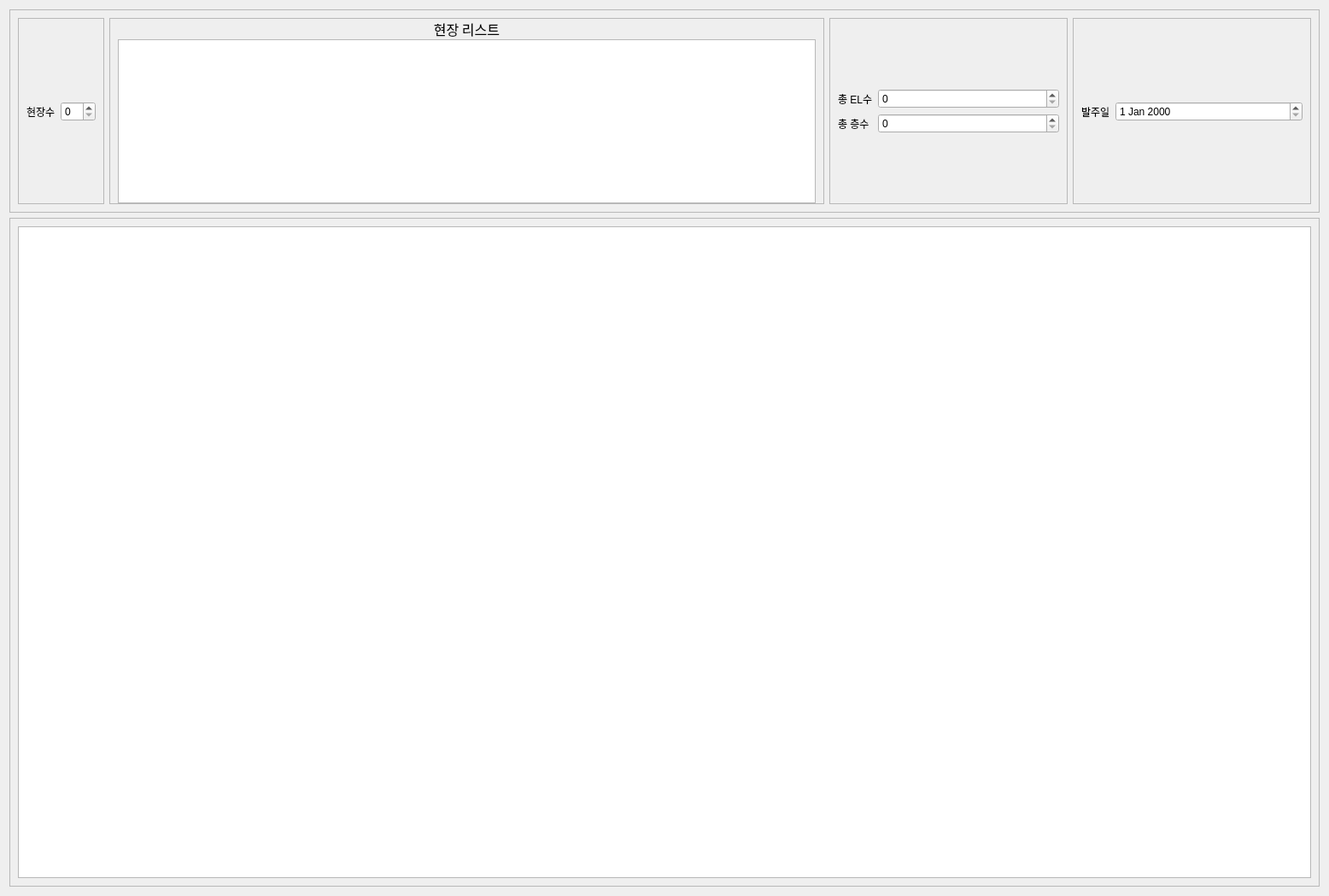
<?xml version="1.0" encoding="UTF-8"?>
<ui version="4.0">
 <class>Form</class>
 <widget class="QWidget" name="Form">
  <property name="geometry">
   <rect>
    <x>0</x>
    <y>0</y>
    <width>1556</width>
    <height>1049</height>
   </rect>
  </property>
  <property name="windowTitle">
   <string>Form</string>
  </property>
  <layout class="QVBoxLayout" name="vLayout_main">
   <item>
    <widget class="QFrame" name="frame_head">
     <property name="sizePolicy">
      <sizepolicy hsizetype="Preferred" vsizetype="Preferred">
       <horstretch>0</horstretch>
       <verstretch>0</verstretch>
      </sizepolicy>
     </property>
     <property name="frameShape">
      <enum>QFrame::StyledPanel</enum>
     </property>
     <property name="frameShadow">
      <enum>QFrame::Raised</enum>
     </property>
     <layout class="QHBoxLayout" name="hLayout_Frame_Head">
      <item>
       <widget class="QFrame" name="frame_30">
        <property name="frameShape">
         <enum>QFrame::StyledPanel</enum>
        </property>
        <property name="frameShadow">
         <enum>QFrame::Raised</enum>
        </property>
        <layout class="QVBoxLayout" name="verticalLayout_20">
         <property name="topMargin">
          <number>0</number>
         </property>
         <property name="bottomMargin">
          <number>0</number>
         </property>
         <item>
          <layout class="QFormLayout" name="formLayout_11">
           <property name="formAlignment">
            <set>Qt::AlignLeading|Qt::AlignLeft|Qt::AlignVCenter</set>
           </property>
           <property name="verticalSpacing">
            <number>0</number>
           </property>
           <item row="0" column="1">
            <widget class="QSpinBox" name="spinBox"/>
           </item>
           <item row="0" column="0">
            <widget class="QLabel" name="label_2">
             <property name="text">
              <string>현장수</string>
             </property>
            </widget>
           </item>
          </layout>
         </item>
        </layout>
       </widget>
      </item>
      <item>
       <widget class="QFrame" name="frame_10">
        <property name="sizePolicy">
         <sizepolicy hsizetype="Preferred" vsizetype="Preferred">
          <horstretch>3</horstretch>
          <verstretch>0</verstretch>
         </sizepolicy>
        </property>
        <property name="frameShape">
         <enum>QFrame::StyledPanel</enum>
        </property>
        <property name="frameShadow">
         <enum>QFrame::Raised</enum>
        </property>
        <layout class="QVBoxLayout" name="verticalLayout_7">
         <property name="spacing">
          <number>0</number>
         </property>
         <property name="topMargin">
          <number>0</number>
         </property>
         <property name="bottomMargin">
          <number>0</number>
         </property>
         <item>
          <layout class="QFormLayout" name="formLayout_7">
           <property name="formAlignment">
            <set>Qt::AlignLeading|Qt::AlignLeft|Qt::AlignVCenter</set>
           </property>
           <item row="1" column="1">
            <widget class="QPlainTextEdit" name="plainTextEdit"/>
           </item>
           <item row="0" column="1">
            <widget class="QLabel" name="label_15">
             <property name="sizePolicy">
              <sizepolicy hsizetype="Preferred" vsizetype="Preferred">
               <horstretch>1</horstretch>
               <verstretch>0</verstretch>
              </sizepolicy>
             </property>
             <property name="font">
              <font>
               <family>HY견고딕</family>
               <pointsize>12</pointsize>
              </font>
             </property>
             <property name="text">
              <string>현장 리스트</string>
             </property>
             <property name="alignment">
              <set>Qt::AlignCenter</set>
             </property>
            </widget>
           </item>
          </layout>
         </item>
        </layout>
       </widget>
      </item>
      <item>
       <widget class="QFrame" name="frame_11">
        <property name="sizePolicy">
         <sizepolicy hsizetype="Preferred" vsizetype="Preferred">
          <horstretch>1</horstretch>
          <verstretch>0</verstretch>
         </sizepolicy>
        </property>
        <property name="frameShape">
         <enum>QFrame::StyledPanel</enum>
        </property>
        <property name="frameShadow">
         <enum>QFrame::Raised</enum>
        </property>
        <layout class="QVBoxLayout" name="verticalLayout_9">
         <property name="topMargin">
          <number>0</number>
         </property>
         <property name="bottomMargin">
          <number>0</number>
         </property>
         <item>
          <layout class="QFormLayout" name="formLayout_8">
           <property name="formAlignment">
            <set>Qt::AlignLeading|Qt::AlignLeft|Qt::AlignVCenter</set>
           </property>
           <item row="0" column="0">
            <widget class="QLabel" name="label_16">
             <property name="text">
              <string>총 EL수</string>
             </property>
            </widget>
           </item>
           <item row="0" column="1">
            <widget class="QSpinBox" name="spinBox_2"/>
           </item>
           <item row="1" column="0">
            <widget class="QLabel" name="label_17">
             <property name="text">
              <string>총 층수</string>
             </property>
            </widget>
           </item>
           <item row="1" column="1">
            <widget class="QSpinBox" name="spinBox_3"/>
           </item>
          </layout>
         </item>
        </layout>
       </widget>
      </item>
      <item>
       <widget class="QFrame" name="frame_12">
        <property name="sizePolicy">
         <sizepolicy hsizetype="Preferred" vsizetype="Preferred">
          <horstretch>1</horstretch>
          <verstretch>0</verstretch>
         </sizepolicy>
        </property>
        <property name="frameShape">
         <enum>QFrame::StyledPanel</enum>
        </property>
        <property name="frameShadow">
         <enum>QFrame::Raised</enum>
        </property>
        <layout class="QVBoxLayout" name="verticalLayout_10">
         <property name="topMargin">
          <number>0</number>
         </property>
         <property name="bottomMargin">
          <number>0</number>
         </property>
         <item>
          <layout class="QFormLayout" name="formLayout">
           <property name="formAlignment">
            <set>Qt::AlignLeading|Qt::AlignLeft|Qt::AlignVCenter</set>
           </property>
           <item row="0" column="0">
            <widget class="QLabel" name="Label_Baljuil">
             <property name="text">
              <string>발주일</string>
             </property>
            </widget>
           </item>
           <item row="0" column="1">
            <widget class="QDateEdit" name="DateEdit"/>
           </item>
          </layout>
         </item>
        </layout>
       </widget>
      </item>
     </layout>
    </widget>
   </item>
   <item>
    <widget class="QFrame" name="frame_Table">
     <property name="sizePolicy">
      <sizepolicy hsizetype="Preferred" vsizetype="Preferred">
       <horstretch>0</horstretch>
       <verstretch>1</verstretch>
      </sizepolicy>
     </property>
     <property name="frameShape">
      <enum>QFrame::StyledPanel</enum>
     </property>
     <property name="frameShadow">
      <enum>QFrame::Raised</enum>
     </property>
     <layout class="QVBoxLayout" name="vLayout_Frame_Table">
      <item>
       <widget class="QTableView" name="tableView_2"/>
      </item>
     </layout>
    </widget>
   </item>
  </layout>
 </widget>
 <resources/>
 <connections/>
</ui>
